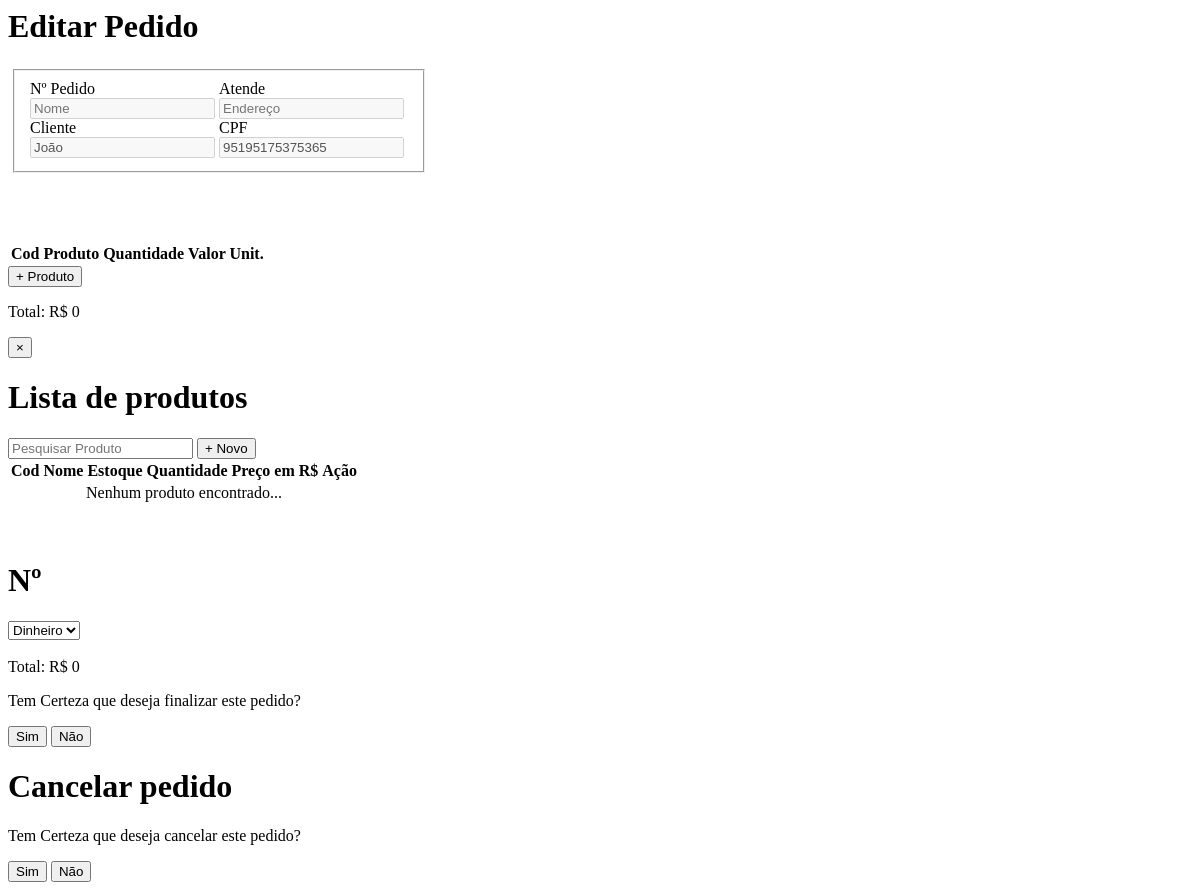
The page /pages/UpdatePedido.php?id=1 on the database as committed earlier.
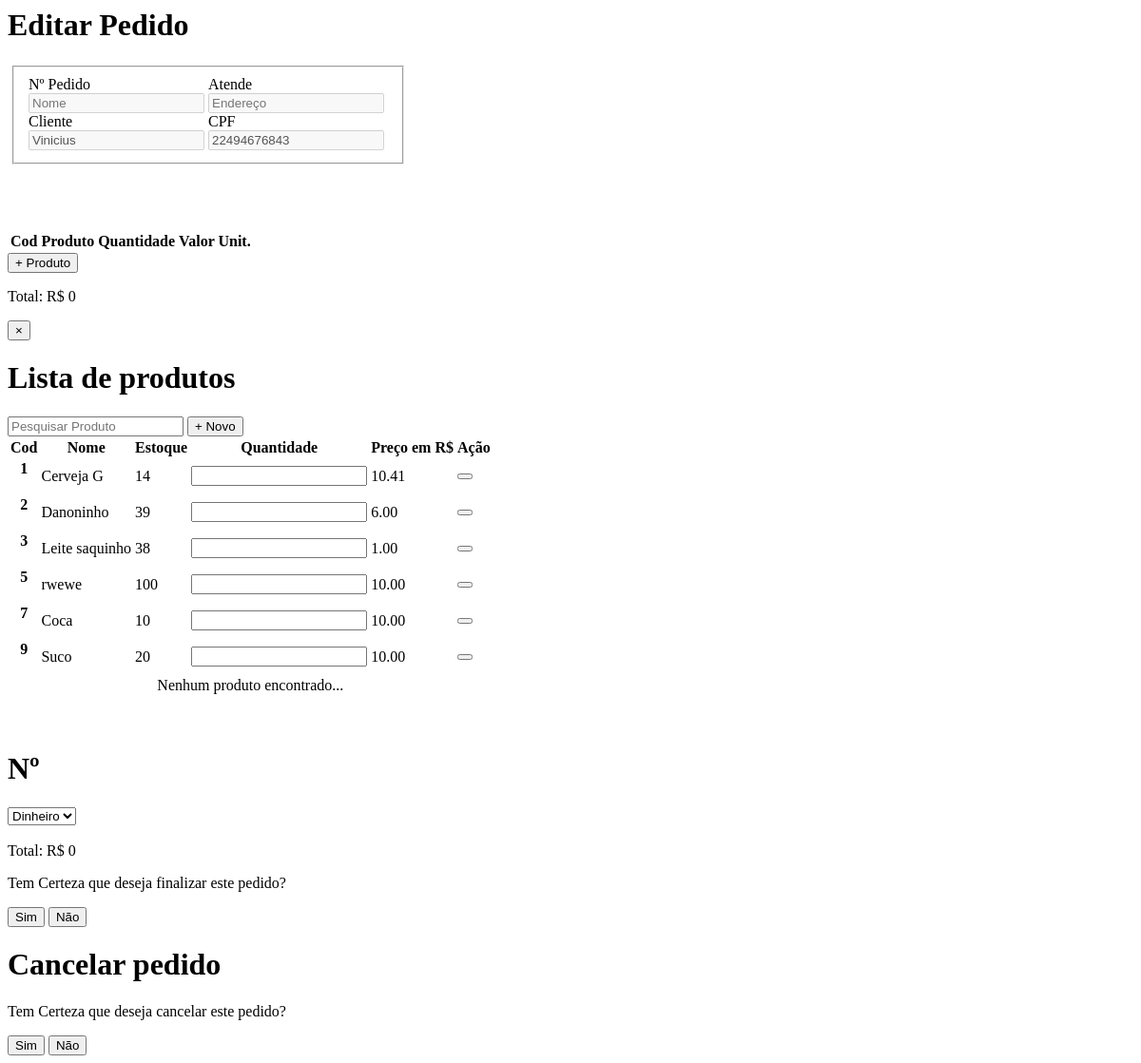
The same page on the database as committed later.
### tables this page shows
CREATE TABLE `tb_cliente` (
  `idcliente` int(11) NOT NULL,
  `nome` varchar(255) NOT NULL,
  `sobrenome` varchar(255) NOT NULL,
  `cpf` varchar(50) NOT NULL,
  `status` bit(1) NOT NULL
);

CREATE TABLE `tb_produto` (
  `idproduto` int(11) NOT NULL,
  `nome` varchar(255) NOT NULL,
  `id_categoria` int(1) NOT NULL,
  `estoque` int(11) NOT NULL,
  `preco_unit` decimal(10,2) NOT NULL,
  `id_fornecedor` int(11) NOT NULL,
  `status` bit(1) NOT NULL,
  `alerta_estoque` int(11) DEFAULT NULL
);

### classes/Mysql.php (called while the page is built)
<?php
	class Mysql
	{
		private static $pdo;
		public static function conectar(){
			if(self::$pdo == null){
				try{
					self::$pdo = new PDO('mysql:host='.HOST.';dbname='.DATABASE,USER,PASSWORD,array(PDO::MYSQL_ATTR_INIT_COMMAND => 'SET NAMES utf8'));
					self::$pdo->setAttribute(PDO::ATTR_ERRMODE,PDO::ERRMODE_EXCEPTION);
				}catch(Exception $e){
					echo '<h2>Erro ao conectar.</h2>';
				}
			}
			return self::$pdo;
		}
	}
?>

### pages/UpdatePedido.php (the view, shortened to what the changed rows need)
<div class="card-title mt-5 text-center">
   <h1>Editar Pedido</h1>
   <table class="container-fluid">
   <tbody>
      <tr>
         <td>
            <?php
              $client = MySql::conectar()->prepare("
                  SELECT *
                  FROM tb_cliente
                  WHERE idcliente = ?"
              );
              $client->execute(array(+$_GET['id']));
              $client = $client->fetch();
            ?>
            <form method="post" class="formatar">
               <fieldset>
                  <table>
                     <tr>
                        <td>
                           <div class="form-group">
                              <div class="col-md-8 inputGroupContainer">
                              <input placeholder="Nome" name="nome" class="form-control" type="text" disabled value="<?php echo $client['nome'];?>"></div>
                           </div>
                        <td>
                           <div class="form-group">
                              <div class="col-md-8 inputGroupContainer" >
                              <input placeholder="CPF" name="cpf" class="form-control" type="text" maxlength="14" OnKeyPress="formatar('###.###.###-##', this)" value="<?php echo $client['cpf'];?>" disabled></div>
                           </div>
                     </tr>
                  </table>
               </fieldset>
            </form>
         </td>
      </tr>
   </tbody>
   </table>
</div>
<div class="carregar">
        <div class="w100 left" style="margin-top: 50px;">
           <table class="table" id="pedido">
             <thead class="thead-dark">
               <tr>
                 <th scope="col">Cod</th>
                 <th scope="col">Produto</th>
                 <th scope="col">Quantidade</th>
                 <th scope="col">Valor Unit.</th>
               </tr>
             </thead>
           </table>
        </div>
      </div>
<div class="modal fade" id="myModal" role="dialog">
  <div class="modal-dialog">
    <div class="modal-content">
      <div class="modal-header">
          <h1>Lista de produtos</h1>
      </div>
      <div class="modal-body">
        <div class="table-responsive">
          <table class="table table-striped table-bordered table-hover" id="list-thumbs">
              <thead>
                <tr>
                    <th>Cod</th>
                    <th>Nome</th>
                    <th>Estoque</th>
                    <th>Quantidade</th>
                    <th>Preço em R$</th>
                    <th>Ação</th>
                </tr>
              </thead>
            <tbody>
              <?php
                $produtos = MySql::conectar()->prepare("
                SELECT idproduto, nome, estoque, preco_unit, status
                FROM tb_produto
                WHERE status != 0
                ");
                $produtos->execute();
                $produtos = $produtos->fetchAll();
                foreach ($produtos as $key => $value):
              ?>
              <tr>
                    <th><form method="post" style="display: inline-block;">
                      <?php echo $value['idproduto'];?>
                    </th>
                    <td><?php echo $value['nome']?></td>
                    <td><?php echo $value['estoque'];?></td>
                    <td><input type="number" name="qtd"></td>
                    <td><?php echo $value['preco_unit'];?></td>
                    <td>
                        <button class="btn btn-xs" title="Adicionar" type="submit">
                        </button>
                  </td>
              </tr>
              <?php endforeach;?>
            </tbody>
        </table>
      </div>
      </div>
    </div>
  </div>
</div>
<div class="modal fade" id="fecharCompra" role="dialog">
  <div class="modal-dialog">
    <div class="modal-content"><h1>Nº
      <?php echo $_GET['pedido'];?></h1>
    </div>
  </div>
</div>
<div class="modal fade" id="ModalCancelarPed" role="dialog">
  <div class="modal-dialog">
    <div class="modal-content">
      <div class="modal-header">
        <h1>Cancelar pedido</h1>
      </div>
    </div>
  </div>
</div>

Rows that differ between the two databases and show on the page:
changed tb_cliente: nome "João" → "Vinicius"; cpf "95195175375365" → "22494676843"
now on this page (row edited): tb_produto: idproduto "1", nome "Cerveja G", estoque "14", preco_unit "10.41"
added tb_produto: idproduto "2", nome "Danoninho", estoque "39", preco_unit "6.00"
added tb_produto: idproduto "3", nome "Leite saquinho", estoque "38", preco_unit "1.00"
added tb_produto: idproduto "5", nome "rwewe", estoque "100", preco_unit "10.00"
added tb_produto: idproduto "7", nome "Coca", estoque "10", preco_unit "10.00"
added tb_produto: idproduto "9", nome "Suco", estoque "20", preco_unit "10.00"
